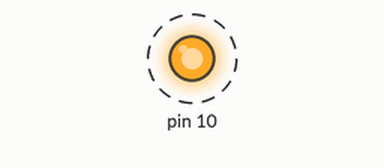
Simulated run of this sketch. Board: Arduino Uno, built with avr-gcc and run on an emulated ATmega328P. Shown: output pins drawn as LEDs (lit = HIGH). Dashed ring = blinking.

Above: at 0.5 s.
Timing chart, 0 to 4.6 s (numbered marks = the images above):
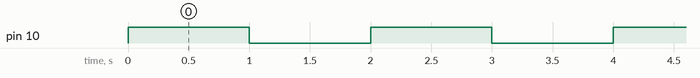

The sketch:

G5_Blink_Code.ino
```cpp
//Grade 5 Two LEDs with resitor.
// Blink Activity breadboard page no 79 and 80 on E-book
void setup()
{
  // Set pin 10 as an output pin. This means it will send signals to an LED or other device.
  pinMode(10, OUTPUT);
}

void loop()
{
  // Turn the LED on by setting pin 10 to HIGH (electricity flows to the LED).
  digitalWrite(10, HIGH);

  // Wait for 1 second (1000 milliseconds).
  delay(1000);

  // Turn the LED off by setting pin 10 to LOW (no electricity flows to the LED).
  digitalWrite(10, LOW);

  // Wait for another second.
  delay(1000);
}
```

Measured:
- by itself, pin 10: alternates HIGH for 1.0 s and LOW for 1.0 s
